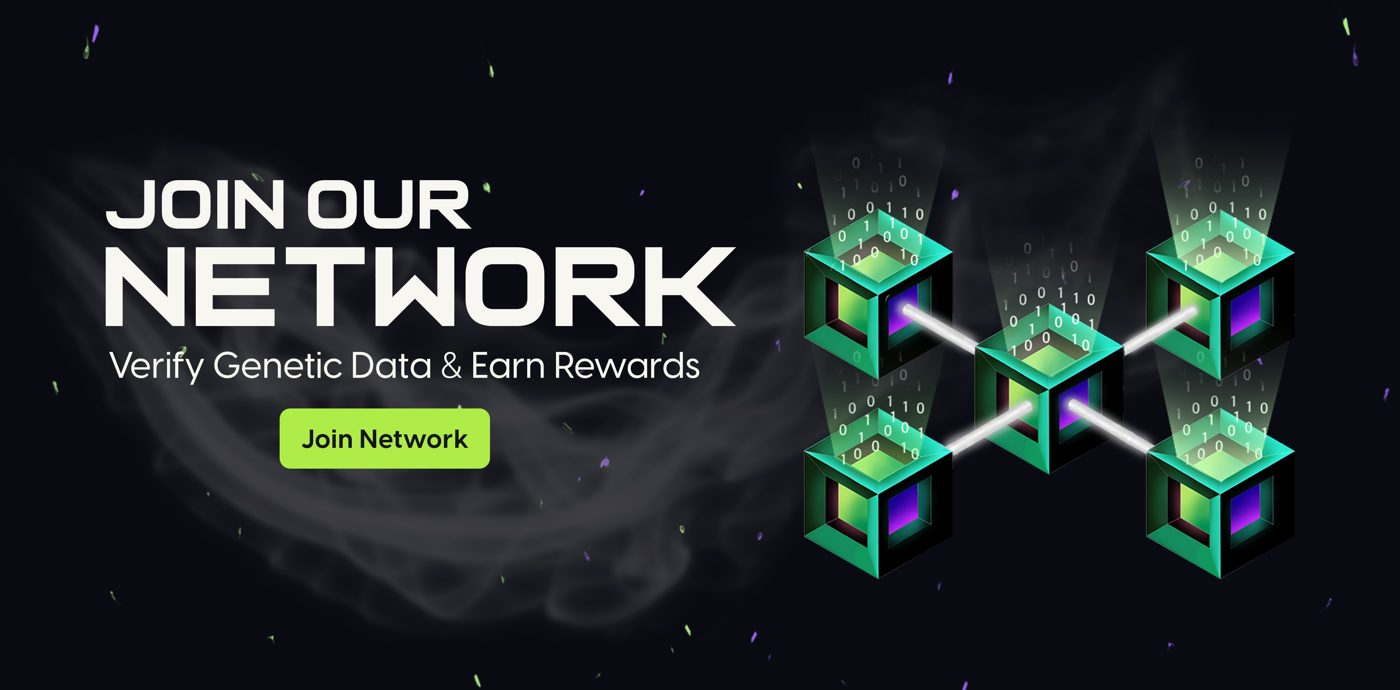
#> input picture newsroom/assets/metaflora-hero.jpg, 1400 x 690 px
$ python -i card.py   (imports and definitions only)
#> lines starting #> are read from the running program, lines starting #| are printed output that depends on the picture
"""MetaFlora News social card (1200x630): the image X, LinkedIn, Telegram and push alerts show.

Design board pick A, "front page" (6 Nov 2026, 2-1): the site's own editorial system. Flat #131313
ground, the nameplate (cube + METAFLORA, NEWS in lime on a ruled line), a green section kicker, a big
Newsreader headline sized by line count with balanced breaks, an Inter Tight dek, and a hairline
footer with the date. Lime appears only in NEWS. No web address in the bottom-left (X overlays its
own domain label there). Writes <id>.png (og:image) and <id>.jpg (push alert image).
"""
from datetime import datetime
from pathlib import Path

from PIL import Image, ImageDraw, ImageFont

HERE = Path(__file__).parent
FONTS = HERE / "assets" / "fonts"
W, H = 1200, 630
X0, X1 = 72, W - 72
FOOT_RULE = 566
BG, RULE = (19, 19, 19), (42, 42, 42)
FG, DEK, META = (242, 242, 242), (201, 201, 201), (154, 154, 154)
LIME, GREEN = (163, 230, 53), (124, 212, 112)


# [62 lines left out: functions serif, sans, mono, _greedy, balanced, clamp and 1 more, not called in this run]


def nameplate(img, d, x, y):
    """Cube + METAFLORA (Casanova Scotia) and NEWS in lime between two rules; ~340px wide."""
    cube = Image.open(HERE / "assets" / "metaflora-cube.png").convert("RGBA")
    ch = 52
    cube = cube.resize((round(ch * cube.width / cube.height), ch), Image.LANCZOS)
    f = ImageFont.truetype(str(FONTS / "CasanovaScotia.otf"), 44)
    tw = d.textlength("METAFLORA", font=f)
    total = cube.width + 15 + tw
    img.paste(cube, (x, y), cube)
    d.text((x + cube.width + 15, y + 5), "METAFLORA", font=f, fill=FG)
    nf, track = sans(16, 700), 8
    news_w = d.textlength("NEWS", font=nf) + track * 3
    ny, cx = y + ch + 12, x + total / 2
    ry = ny + 9
    d.line([(x, ry), (cx - news_w / 2 - 16, ry)], fill=(58, 58, 58), width=1)
    d.line([(cx + news_w / 2 + 16, ry), (x + total, ry)], fill=(58, 58, 58), width=1)
    tracked(d, (cx - news_w / 2, ny), "NEWS", nf, LIME, track)
    return ny + 20


# [7 lines left out: function photo_mark, not called in this run]


def brand_photo(src, out_jpg):
    """The story photo as shown on the site: the MetaFlora News nameplate top-left over a soft dark corner fade,
    so every photo reads as ours (Greg, 10 Nov 2026). Pure PIL (the CI runner has no numpy)."""
#> called with src = 'assets/metaflora-hero.jpg', out_jpg = 'out.png'
    from PIL import ImageChops, ImageFilter
    img = Image.open(src).convert("RGB")
#> img is the input picture: PIL image 1400x690 RGB; mean R, G, B 34.1, 40.5, 42.3
    w, h = img.size
#> w = 1400; h = 690
    # soft fade into the top-left corner so the nameplate stays legible on light photos
    hx = Image.linear_gradient("L").rotate(90, expand=True).resize((w, h))  # 255 at left -> 0 at right
    vy = Image.linear_gradient("L").rotate(180).resize((w, h))              # 255 at top -> 0 at bottom
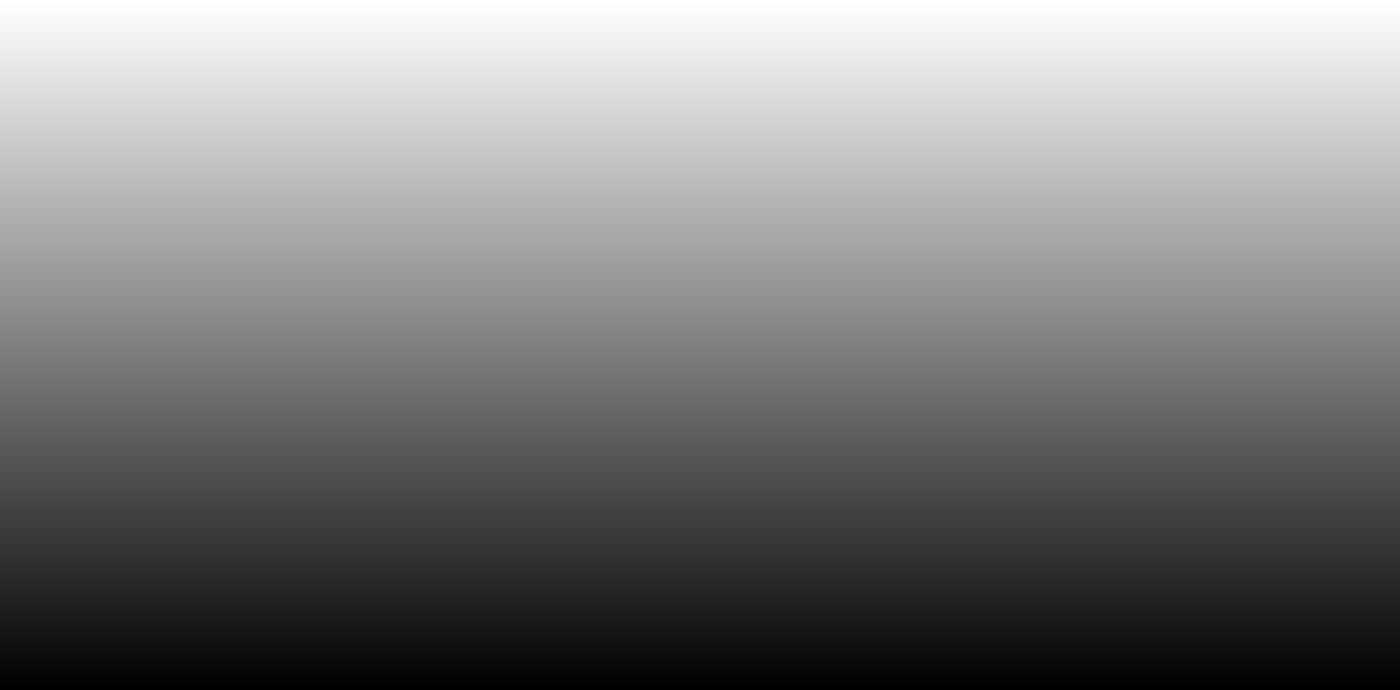
#> vy: PIL image 1400x690 L; min 0, max 255, mean 127.5
    hx = hx.point(lambda v: max(0, (v - 150) * 255 // 105))
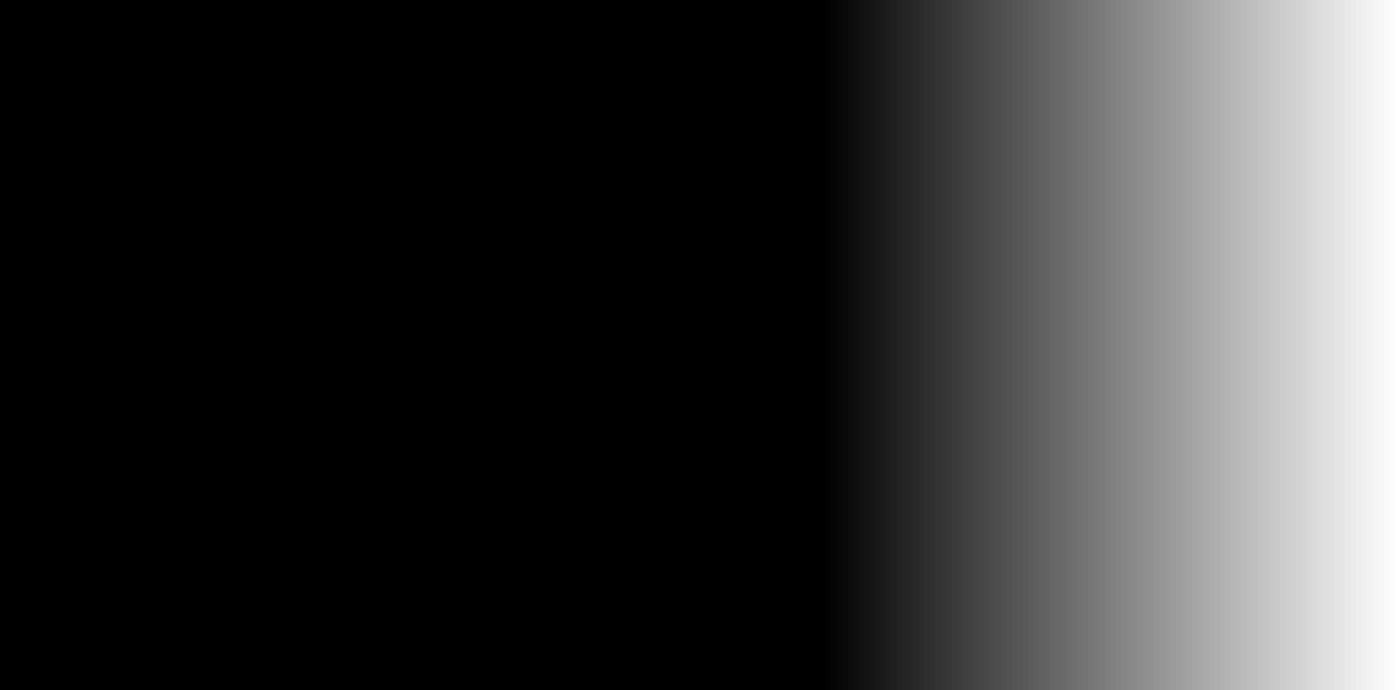
#> hx: PIL image 1400x690 L; min 0, max 255, mean 52.6
    vy = vy.point(lambda v: max(0, (v - 140) * 255 // 115))
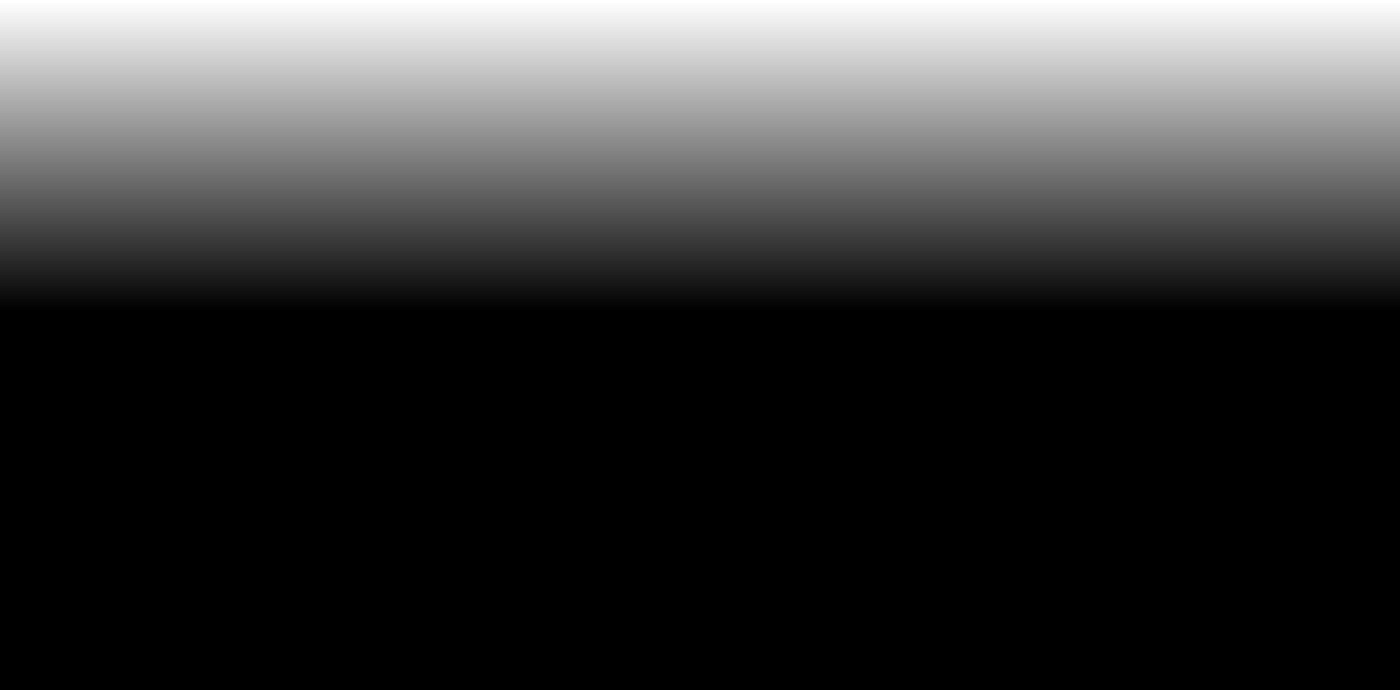
#> vy: PIL image 1400x690 L; min 0, max 255, mean 57.6
    mask = ImageChops.multiply(hx, vy).point(lambda v: v * 200 // 255).filter(ImageFilter.GaussianBlur(40))
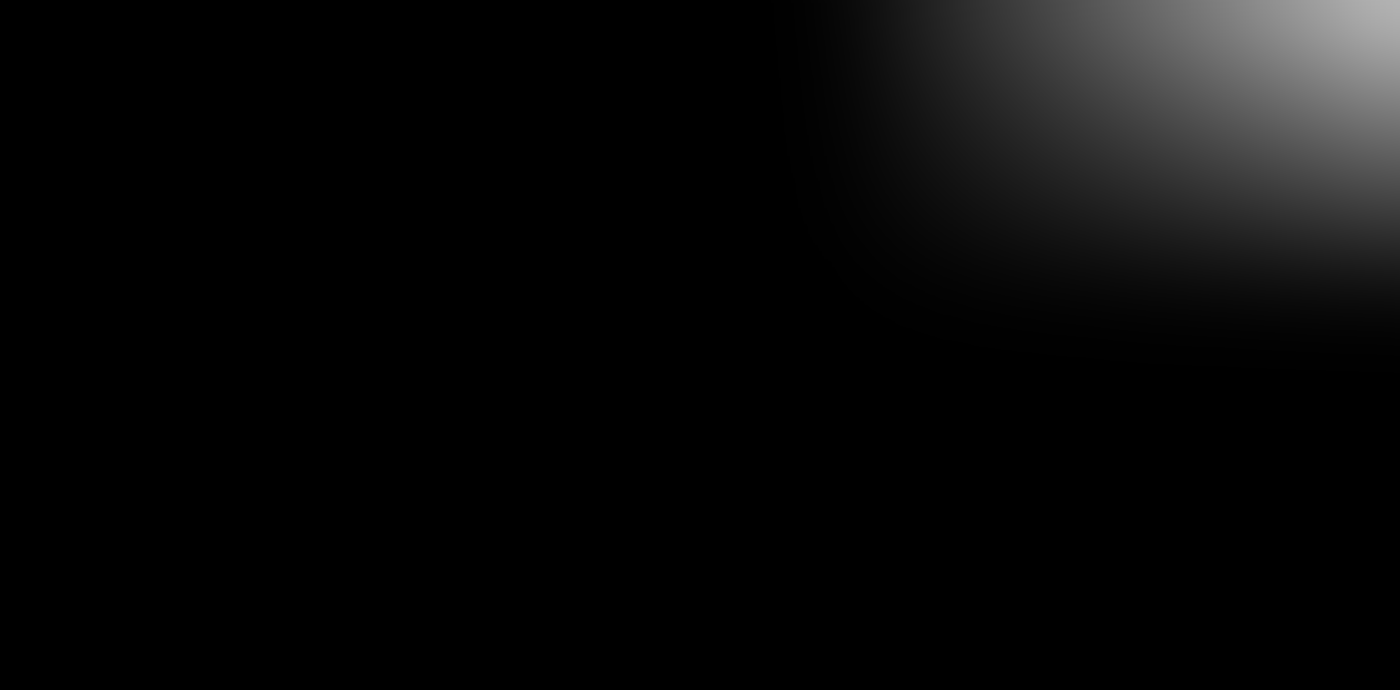
#> mask: PIL image 1400x690 L; min 0, max 178, mean 9.2
    img = Image.composite(Image.new("RGB", (w, h), BG), img, mask)
    layer = Image.new("RGBA", (440, 100), (0, 0, 0, 0))
#> layer: PIL image 440x100 RGBA; every value is 0
    nameplate(layer, ImageDraw.Draw(layer), 4, 4)
    s = (w * 0.2) / 440
    layer = layer.resize((round(440 * s), round(100 * s)), Image.LANCZOS)
    m = round(w * 0.03)
    img.paste(layer, (m, m), layer)
    Path(out_jpg).parent.mkdir(parents=True, exist_ok=True)
    img.save(out_jpg, "JPEG", quality=86, optimize=True, progressive=True)


# [97 lines left out: functions render_card, render_photo_card, not called in this run]

UP, DOWN = (124, 212, 112), (239, 107, 107)


# [53 lines left out: function render_stock_card, not called in this run]


# ---------- lead images (Discover / Top Stories): the story's visual motif, no headline ----------
# The three ratios Google asks for (16:9, 4:3, 1:1), each >= 1200 px wide, drawn in the site's own system:
# #131313 ground with a faint violet wash, hatch and grain; the `visual` motif (the covers.py motifs,
# redrawn in PIL); the `big` figure in Newsreader with a short accent rule and its label; and a small
# header row (cube + METAFLORA NEWS, section). The only words are the figure, its label and the motif's own.

LEAD_SIZES = {"16x9": (1600, 900), "4x3": (1200, 900), "1x1": (1200, 1200)}
VIOLET, PAPER, INK = (167, 139, 250), (242, 242, 242), (19, 19, 19)
LEAD_ACCENT = {"Federal": VIOLET, "Europe": VIOLET, "Tech": VIOLET, "Hemp": GREEN, "Science": GREEN}  # else lime
ARROWS = set("→←↑↓↗↘")  # not in Newsreader: drawn in Inter Tight
K = 2  # supersampling: PIL shapes have no anti-aliasing, so draw at 2x and downsample

# per ratio: motif centre x, y and radius (fractions of W, H, H); text box x0, top, x1, bottom (fractions of W/H);
# figure size cap and label size (fractions of H)
LEAD_LAYOUT = {
    "16x9": {"motif": (.72, .52, .39), "text": (.06, .22, .50, .885), "fs": .34, "label": .042},
    "4x3": {"motif": (.69, .37, .27), "text": (.067, .66, .933, .905), "fs": .21, "label": .038},
    "1x1": {"motif": (.60, .38, .26), "text": (.073, .67, .927, .925), "fs": .20, "label": .033},
}


def lead_accent(cat):
    return LEAD_ACCENT.get(cat, LIME)


def _rgba(c, a=1.0):
    return tuple(c[:3]) + (round(255 * a),)


# [181 lines left out: functions _radial, _fit, _spaced, _motif, not called in this run]


def _big_fonts(size):
    return serif(size, 500), sans(round(size * .8), 500)


def _big_width(d, text, size):
    f, fb = _big_fonts(size)
    return sum(d.textlength(ch, font=fb if ch in ARROWS else f) for ch in text)


# [108 lines left out: functions _draw_big, lead_alt, render_lead, lead_paths, not called in this run]


LEAD_MANIFEST = ".leads.json"  # in docs/img: {id: hash of the inputs}, so CI can restore docs/img from cache and skip unchanged stories


# [25 lines left out: function write_leads, not called in this run]

#> (the run stopped early here; a loop or call above may not have finished)
